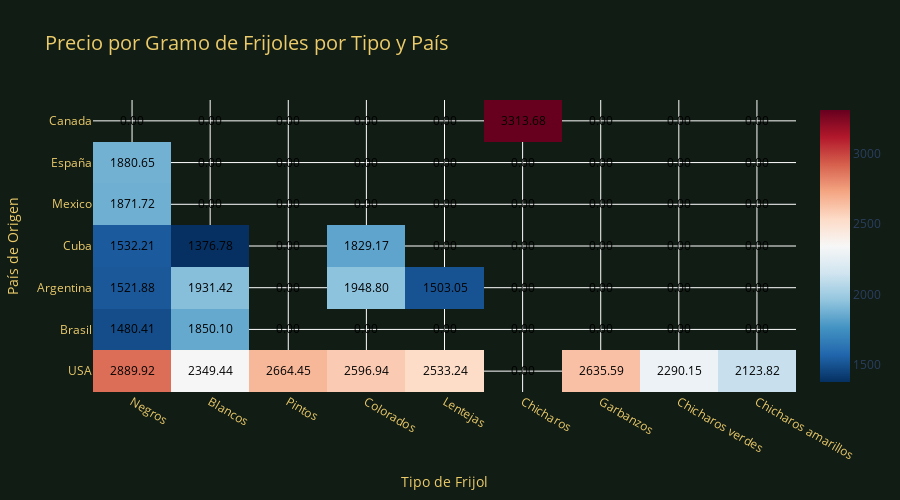

Notebook code for this chart:
### Code cell
from graph import grafica_heatmap

fig = grafica_heatmap(data_mer)
fig.show()

### Figure 1 — Plotly figure (JSON) as saved in the notebook; plotly's stock layout.template omitted (floating-point values rounded to 4 significant figures)
{"data": [{"colorscale": [[0, "rgb(5,48,97)"], [0.1, "rgb(33,102,172)"], [0.2, "rgb(67,147,195)"], [0.3, "rgb(146,197,222)"], [0.4, "rgb(209,229,240)"], [0.5, "rgb(247,247,247)"], [0.6, "rgb(253,219,199)"], [0.7, "rgb(244,165,130)"], [0.8, "rgb(214,96,77)"], [0.9, "rgb(178,24,43)"], [1, "rgb(103,0,31)"]], "text": [[2890.0, 2349.0, 2664.0, 2597.0, 2533.0, null, 2636.0, 2290.0, 2124.0], [1480.0, 1850.0, null, null, null, null, null, null, null], [1522.0, 1931.0, null, 1949.0, 1503.0, null, null, null, null], [1532.0, 1377.0, null, 1829.0, null, null, null, null, null], [1872.0, null, null, null, null, null, null, null, null], [1881.0, null, null, null, null, null, null, null, null], [null, null, null, null, null, 3314.0, null, null, null]], "textfont": {"color": "black", "size": 12}, "texttemplate": "%{text:.2f}", "type": "heatmap", "x": ["Negros", "Blancos", "Pintos", "Colorados", "Lentejas", "Chicharos", "Garbanzos", "Chicharos verdes", "Chicharos amarillos"], "y": ["USA", "Brasil", "Argentina", "Cuba", "Mexico", "España", "Canada"], "z": [[2890.0, 2349.0, 2664.0, 2597.0, 2533.0, null, 2636.0, 2290.0, 2124.0], [1480.0, 1850.0, null, null, null, null, null, null, null], [1522.0, 1931.0, null, 1949.0, 1503.0, null, null, null, null], [1532.0, 1377.0, null, 1829.0, null, null, null, null, null], [1872.0, null, null, null, null, null, null, null, null], [1881.0, null, null, null, null, null, null, null, null], [null, null, null, null, null, 3314.0, null, null, null]]}], "layout": {"height": 500, "paper_bgcolor": "#111C15", "plot_bgcolor": "#111C15", "title": {"font": {"color": "#EBCB6A", "size": 20}, "text": "Precio por Gramo de Frijoles por Tipo y País"}, "xaxis": {"tickfont": {"color": "#EBCB6A", "size": 12}, "title": {"font": {"color": "#EBCB6A", "size": 14}, "text": "Tipo de Frijol"}}, "yaxis": {"tickfont": {"color": "#EBCB6A", "size": 12}, "title": {"font": {"color": "#EBCB6A", "size": 14}, "text": "País de Origen"}}}}
